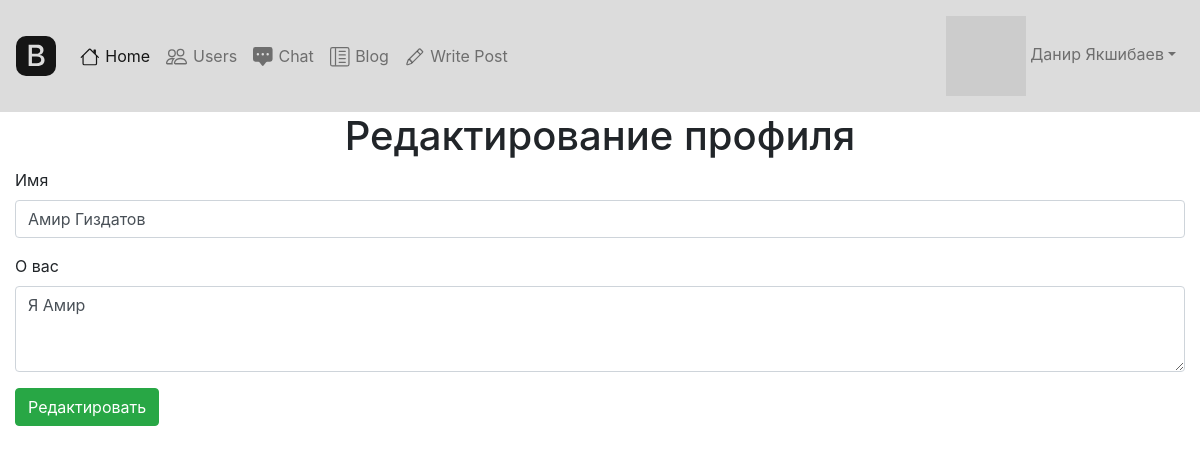
Page /edit_profile/Амир Гиздатов (signed in) on the committed database.
### main.py (models this page shows, shortened)
class User(UserMixin, SerializerMixin, db.Model):
    __tablename__ = 'users'
    id = db.Column(db.Integer, primary_key=True, autoincrement=True)
    name = db.Column(db.String, nullable=True)
    about = db.Column(db.String, nullable=True)
    email = db.Column(db.String, index=True, unique=True, nullable=True)
    hashed_password = db.Column(db.String, nullable=True)
    created_date = db.Column(db.DateTime, default=datetime.datetime.utcnow())
    last_seen = db.Column(db.DateTime, default=datetime.datetime.utcnow())
    followed = db.relationship(
        'User', secondary=followers,
        primaryjoin=(followers.c.follower_id == id),
        secondaryjoin=(followers.c.followed_id == id),
        backref=db.backref('followers', lazy='dynamic'), lazy='dynamic')
    messages_sent = db.relationship('Message',
                                    foreign_keys='Message.sender_id',
                                    backref='author', lazy='dynamic')
    messages_received = db.relationship('Message',
                                        foreign_keys='Message.recipient_id',
                                        backref='recipient', lazy='dynamic')
    def avatar(self, size):
        digest = md5(self.email.lower().encode('utf-8')).hexdigest()
        return 'https://www.gravatar.com/avatar/{}?d=identicon&s={}'.format(
            digest, size)

### main.py (the view, shortened to what this page needs)
@app.route('/edit_profile/<username>', methods=['GET', 'POST'])
@login_required
def edit_profile(username):
    user = User.query.filter_by(name=username).first()
    return render_template('edit_profile.html', user=user)

### main.py (called while the page is built)
@login_manager.user_loader
def load_user(user_id):
    return User.query.get(user_id)

@app.before_request
def before_request():
    if current_user.is_authenticated:
        current_user.last_seen = datetime.datetime.utcnow()
        db.session.commit()

### templates/edit_profile.html (shortened to what this page needs)
{% extends "base.html" %}
{% block content %}
<h1 style="text-align: center;">Редактирование профиля</h1>
<form method="POST">
    <div class="form-group col-12">
        <label for="validationCustom05">Имя</label>
        <input type="text" name="name" class="form-control"
               id="validationCustom05" placeholder="Имя" value="{{ user.name }}" required>
    </div>
    <div class="form-group col-12">
        <label for="exampleFormControlTextarea1">О вас</label>
        <textarea class="form-control" name="about" id="exampleFormControlTextarea1" rows="3">{% if user.about %}{{ user.about }}{% endif %}</textarea>
    </div>
    <div class="form-group col-md-12">
        <button class="btn btn-success" type="submit">Редактировать</button>
    </div>
</form>
{% endblock %}

### templates/base.html (shortened to what this page needs)
<!DOCTYPE html>
<html lang="en" dir="ltr">
<head>
    <link rel="stylesheet" href="https://stackpath.bootstrapcdn.com/bootstrap/4.4.1/css/bootstrap.min.css"
>
</head>
<body>
<header>
    <nav class="navbar navbar-expand-xl navbar-light" style="background-color: #DCDCDC;">
        <a class="navbar-brand" href="#">
        </a>
        <div class="collapse navbar-collapse" id="navbarSupportedContent">
            <ul class="navbar-nav mr-auto">
                <li class="nav-item active">
                    <a class="nav-link" href="/">
                        Home</a>
                </li>
                {% if current_user.is_authenticated %}
                <li class="nav-item">
                    <a class="nav-link" href="/users">
                        Users</a>
                </li>
                <li class="nav-item">
                    <a class="nav-link" href="/chat">
                        Chat</a>
                </li>
                <li class="nav-item">
                    <a class="nav-link" href="/blog">
                        Blog</a>
                </li>
                <li class="nav-item">
                    <a class="nav-link" href="/add_post">
                        Write Post</a>
                </li>
                {% endif %}
            </ul>
            {% if current_user.is_authenticated %}
            <ul class="navbar-nav ml-auto">
                <li class="nav-item">
                    <a class="nav-link dropdown-toggle" href="#" id="navbarDropdown" role="button"
                       data-toggle="dropdown" aria-haspopup="true" aria-expanded="false">
                        <img src="{{ current_user.avatar(34) }}"> {{ current_user.name }}</a>
                </li>
            </ul>
            {% endif %}
        </div>
    </nav>
</header>
</body>
</html>
{% block content %}
{% endblock %}

### rows in the picture
User: name "Данир Якшибаев"
User: name "Амир Гиздатов", about "Я Амир"
